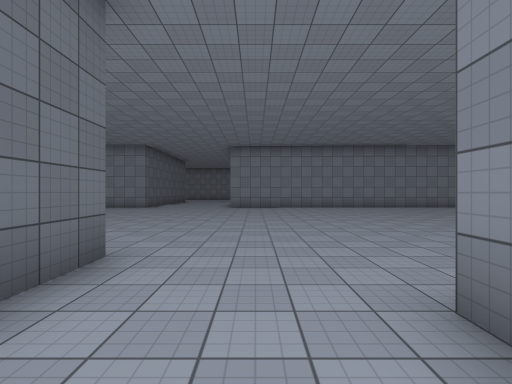
[1] (above)

17 first-person views from a walk through a 3-D level made in the Unity game engine. The camera is 1.5 m above the floor, looks level and sees 85° across. The floor is counted in squares, 2 m on a side. Each view is taken from the middle of a square. On the plan, view 1 faces up. The plan holds only what a view shows up to about 10 squares ahead; the rest is blank. The place goes on beyond the plan. The player character is not drawn. Surface patterns are stand-ins for the level's own textures.

[2]
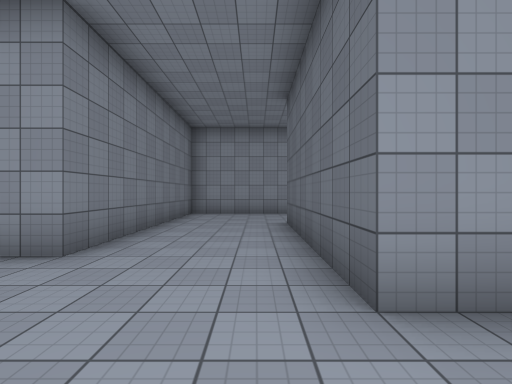

[3]
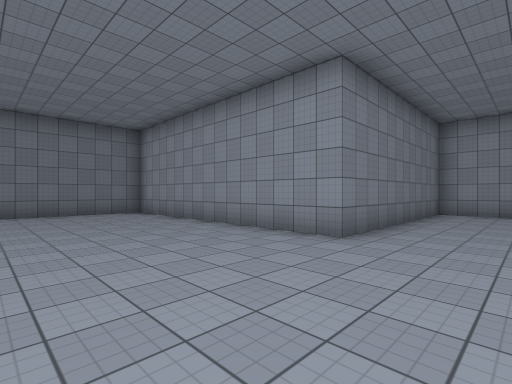

[4]
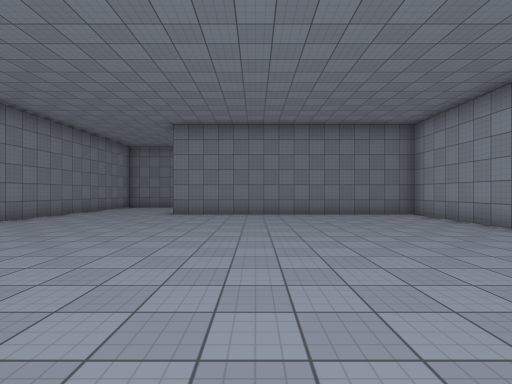

[5]
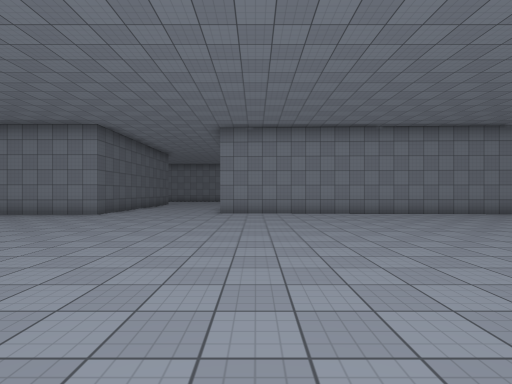

[6]
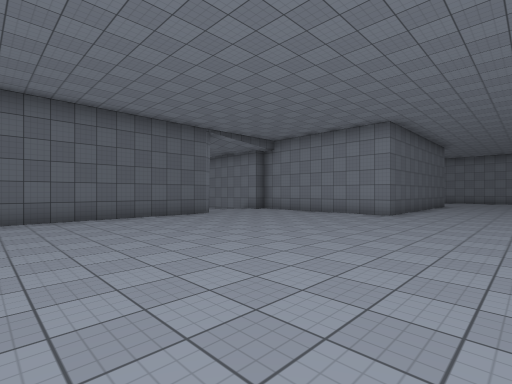

[7]
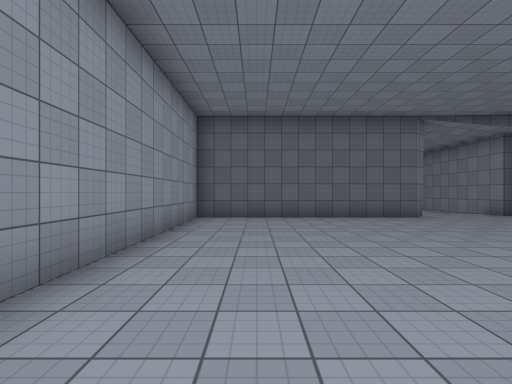

[8]
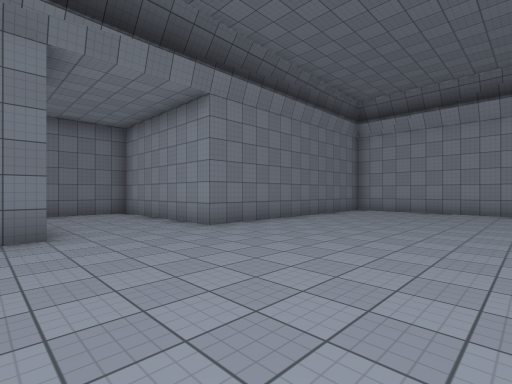

[9]
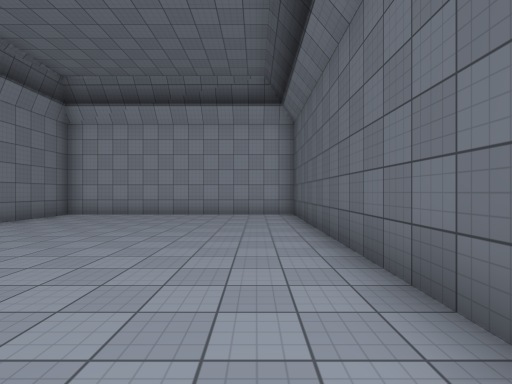

[10]
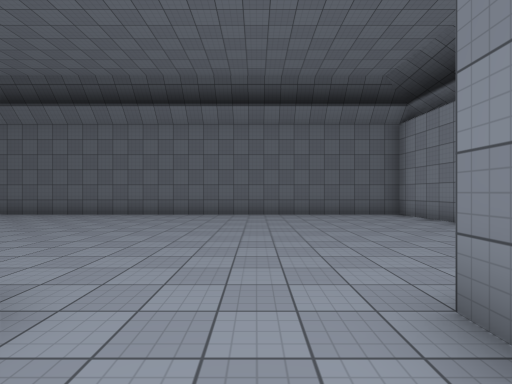

[11]
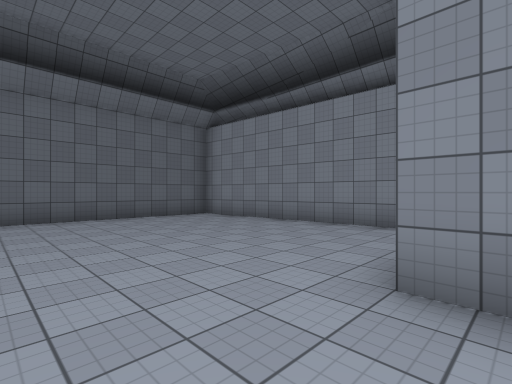

[12]
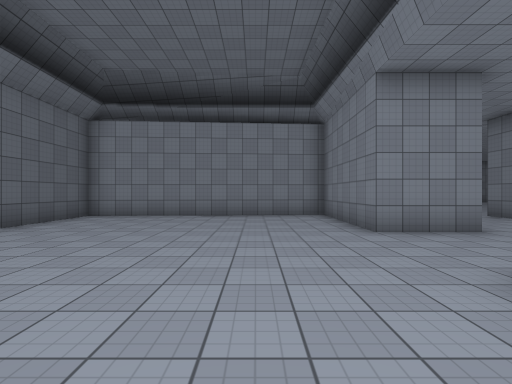

[13]
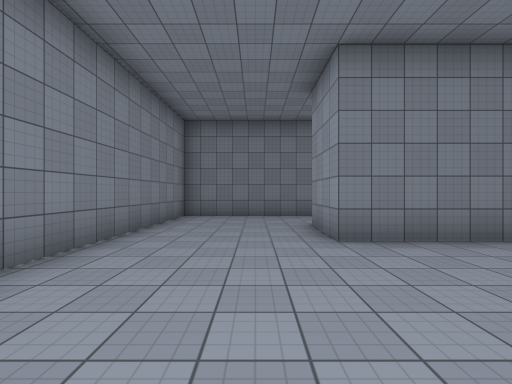

[14]
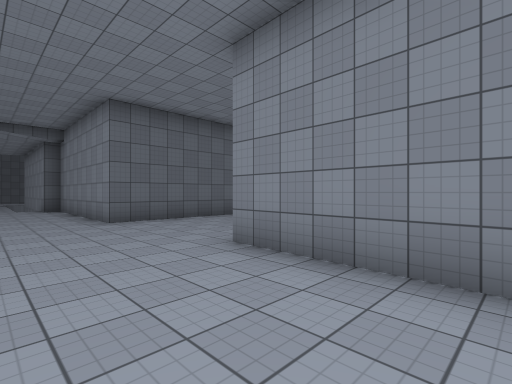

[15]
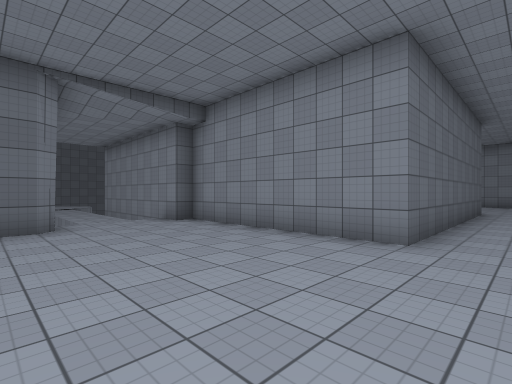

[16]
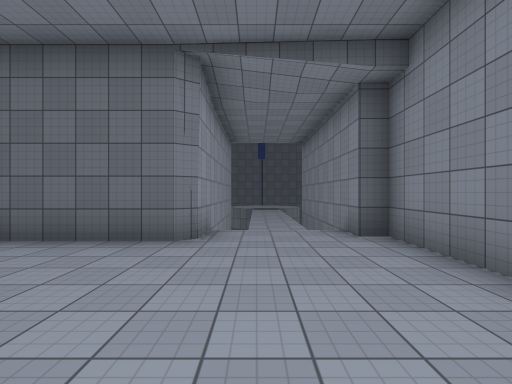

[17]
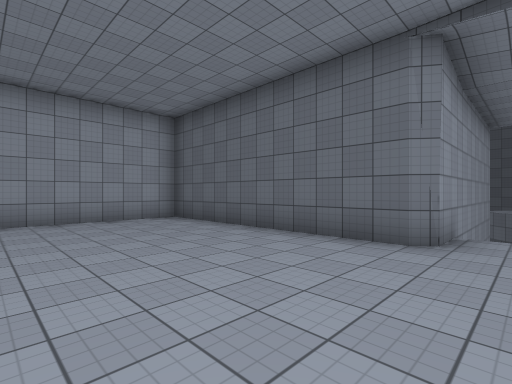

### Floor plan
Points are (right, up) in squares from view 1. A wall is a line through its corners. A room is listed if a view was taken in it or the views show most of it. See-through windows are left out.
Room 1 (views 1, 8, 9, 10, 11, 12)
walls: (-1.7, 3.3) (-1.7, -1.7) (-3.8, -1.7) (-3.8, 2.3) (-11.2, 1.8) (-11.2, -12.3) (-3.8, -12.3) (-3.8, -4.8) (1.2, -4.8) (1.2, 1.7)
ways out: opening at (0, 1.3) to room 2
Room 2 (views 2, 3, 4, 5, 6, 7, 13, 14, 15, 16, 17)
walls: (1.2, 1.7) (9.2, 1.7) (9.2, 9.7) (11.2, 9.7); (-5.2, 16.5) (-5.2, 13.3) (-10.7, 13.3) (-10.7, 12.7) (-14.5, 12.7); (-13.8, 10.1) (-10.5, 10.1) (-10.2, 9.8) (-10.2, 3.3) (-1.7, 3.3); (13.8, 10.4) (13.8, 13.3) (-1.4, 13.8); (-14.6, 12.7) (-15.1, 12.7); (-15.1, 10.1) (-13.9, 10.1)
ways out: opening at (0, 1.3) to room 1; opening at (12.5, 10.5)

Where each view was taken, in squares from view 1:
view 1: 0 up, 0 right, facing up
view 2: 5 up, 1 left, facing down
view 3: 6 up, 1 left, facing down-right
view 4: 7 up, 0 right, facing right
view 5: 4 up, 0 right, facing up
view 6: 4 up, 2 left, facing up-left
view 7: 5 up, 2 left, facing left
view 8: 1 down, 9 left, facing down-right
view 9: 3 down, 10 left, facing down
view 10: 3 down, 2 left, facing left
view 11: 4 down, 3 left, facing up-left
view 12: 7 down, 6 left, facing up
view 13: 11 up, 5 right, facing right
view 14: 11 up, 2 right, facing up-left
view 15: 9 up, 4 left, facing up-left
view 16: 11 up, 6 left, facing left
view 17: 11 up, 6 left, facing down-left
